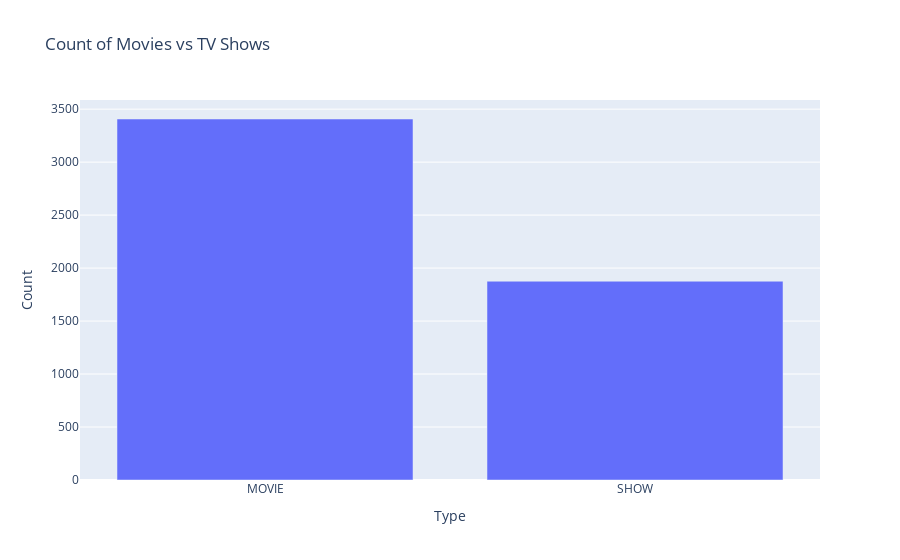

The cell this chart's notebook holds for it:
### Code cell
df_type_counts = df["type"].value_counts().reset_index()
df_type_counts.columns = ["Type", "Count"]

fig = px.bar(df_type_counts, x="Type", y="Count", title="Count of Movies vs TV Shows", labels={"Type": "Type", "Count": "Count"})
fig.show()

### Figure 1 — Plotly figure (JSON) as saved in the notebook; plotly's stock layout.template omitted (floating-point values rounded to 4 significant figures)
{"data": [{"alignmentgroup": "True", "hovertemplate": "Type=%{x}<br>Count=%{y}<extra></extra>", "legendgroup": "", "marker": {"color": "#636efa", "pattern": {"shape": ""}}, "name": "", "offsetgroup": "", "orientation": "v", "showlegend": false, "textposition": "auto", "type": "bar", "x": ["MOVIE", "SHOW"], "xaxis": "x", "y": [3407, 1876], "yaxis": "y"}], "layout": {"barmode": "relative", "legend": {"tracegroupgap": 0}, "title": {"text": "Count of Movies vs TV Shows"}, "xaxis": {"anchor": "y", "domain": [0, 1], "title": {"text": "Type"}}, "yaxis": {"anchor": "x", "domain": [0, 1], "title": {"text": "Count"}}}}
